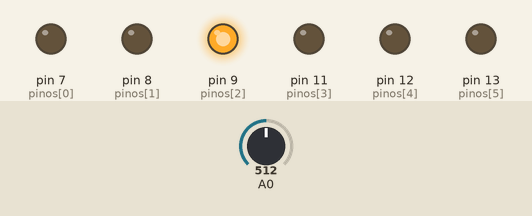
Simulated run of this sketch. Board: Arduino Uno, built with avr-gcc and run on an emulated ATmega328P. Shown: output pins drawn as LEDs (lit = HIGH). Inputs (shaded band) come from the test bench; at power-on: A0 = 512.

Above: at 1.3 s.
1.4 s: A0 set to 0
At 2.2 s:
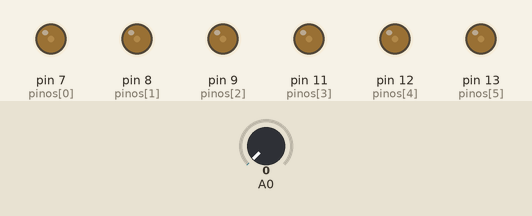
3.0 s: A0 set to 122
At 3.3 s:
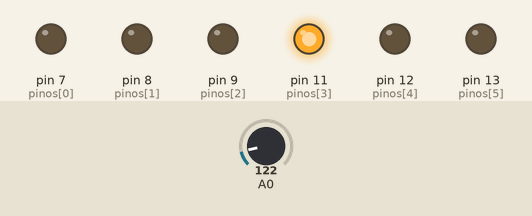
At 3.67 s:
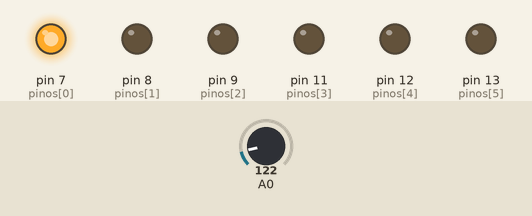
6.1 s: A0 set to 511
9.2 s: A0 set to 306
12.3 s: A0 set to 716
Timing chart, 0 to 16.4 s (numbered marks = the images above; inputs shaded):
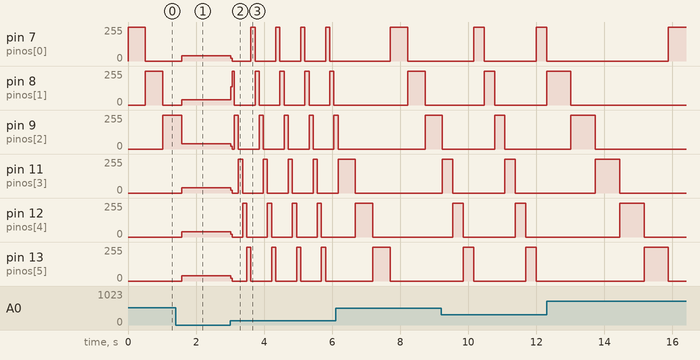

The sketch:

DojoSemFor.ino
```cpp
/*
Solucao do Dojo com Arduino, problema Display 7 Segmentos, sem usar um
laço for na funçao loop.
*/

int pinos[] = {7, 8, 9, 11, 12, 13};
const int NUM_LEDS = 6;
int led_aceso = 0;

void setup() {
  for (int i = 0; i < NUM_LEDS; ++i)
    pinMode(pinos[i], OUTPUT);
}

void loop() {
  digitalWrite(pinos[led_aceso], HIGH);
  delay(analogRead(A0));
  digitalWrite(pinos[led_aceso], LOW);
  led_aceso++;
  if (led_aceso == NUM_LEDS)
    led_aceso = 0;
}
```

Measured:
- after the input at 1.4 s, pin 7 (pinos[0]): 0/255 → 41/255 after 0.18 s; pin 8 (pinos[1]), pin 13 (pinos[5]): 0/255 → 40/255 after 0.18 s; pin 9 (pinos[2]): 255/255 → 40/255 after 0.18 s
- after the input at 3.0 s, pin 7 (pinos[0]): 41/255 → 22/255 at once, then repeats every 0.67 s: 0/255 0.55 s, 255/255 0.12 s; pin 8 (pinos[1]): 40/255 → 137/255 at once, then moves between 0/255 and 255/255, repeating every 0.73 s
